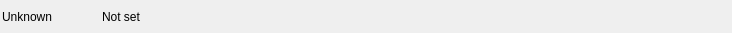
<?xml version="1.0" encoding="UTF-8"?>
<ui version="4.0">
    <class>ManageDeviceEntryPanel</class>
    <widget class="QWidget" name="ManageDeviceEntryPanel">
        <property name="geometry">
            <rect>
                <x>0</x>
                <y>0</y>
                <width>732</width>
                <height>33</height>
            </rect>
        </property>
        <property name="windowTitle">
            <string>Form</string>
        </property>
        <layout class="QVBoxLayout" name="verticalLayout">
            <property name="spacing">
                <number>2</number>
            </property>
            <property name="leftMargin">
                <number>2</number>
            </property>
            <property name="topMargin">
                <number>2</number>
            </property>
            <property name="rightMargin">
                <number>2</number>
            </property>
            <property name="bottomMargin">
                <number>2</number>
            </property>
            <item>
                <layout class="QGridLayout" name="layDevice">
                    <property name="leftMargin">
                        <number>0</number>
                    </property>
                    <property name="topMargin">
                        <number>0</number>
                    </property>
                    <property name="rightMargin">
                        <number>0</number>
                    </property>
                    <property name="bottomMargin">
                        <number>0</number>
                    </property>
                    <property name="spacing">
                        <number>0</number>
                    </property>
                    <item row="0" column="0">
                        <widget class="QLabel" name="lblDeviceTypeName">
                            <property name="minimumSize">
                                <size>
                                    <width>100</width>
                                    <height>0</height>
                                </size>
                            </property>
                            <property name="text">
                                <string>Unknown</string>
                            </property>
                        </widget>
                    </item>
                    <item row="0" column="1">
                        <widget class="QLabel" name="lblDeviceName">
                            <property name="sizePolicy">
                                <sizepolicy hsizetype="Preferred" vsizetype="Preferred">
                                    <horstretch>100</horstretch>
                                    <verstretch>0</verstretch>
                                </sizepolicy>
                            </property>
                            <property name="text">
                                <string>Not set</string>
                            </property>
                        </widget>
                    </item>
                </layout>
            </item>
        </layout>
    </widget>
    <resources/>
    <connections/>
</ui>
